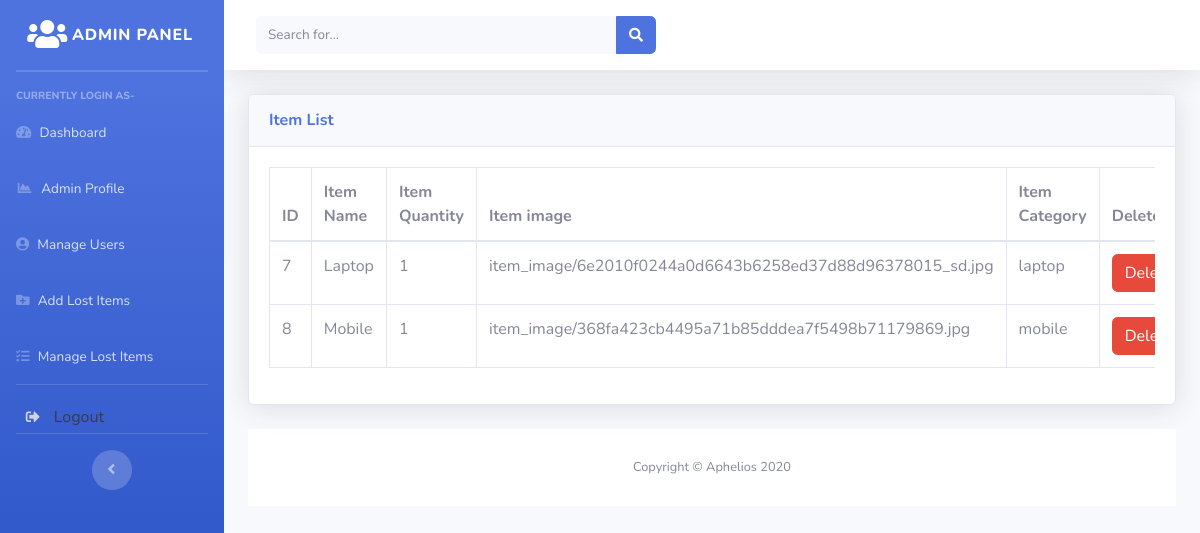
The page /admin/manageitem.php on the database its author committed.
### tables this page shows
CREATE TABLE `items` (
  `id` int(11) NOT NULL,
  `item_name` varchar(255) NOT NULL,
  `item_qty` int(255) NOT NULL,
  `item_image` varchar(255) NOT NULL,
  `item_category` varchar(60) NOT NULL
);

### admin/manageitem.php (the view, shortened to what this page needs)
<?php
include('includes/header.php');
include('includes/navbar.php');
?>
<div class="container-fluid">
<div class="card shadow mb-4">
  <div class="card-header py-3">
    <h6 class="m-0 font-weight-bold text-primary">Item List
    </h6>
  </div>
  <div class="card-body">
    <div class="table-responsive">
      <?php
          $connection = mysqli_connect("localhost","root","","adminpanel");
          $query = "SELECT *FROM items";
          $query_run = mysqli_query($connection,$query);
      ?>
      <table class="table table-bordered" id="dataTable" width="100%" cellspacing="0">
        <thead>
          <tr>
            <th>ID</th>
            <th>Item Name</th>
            <th>Item Quantity</th>
            <th>Item image</th>
            <th>Item Category</th>
            <th>Delete</th>
          </tr>
        </thead>
        <tbody>
        <?php
            if(mysqli_num_rows($query_run)>0)
            {
              while($row = mysqli_fetch_assoc($query_run))
              {
                  ?>
          <tr>
            <td><?php echo $row['id'];   ?></td>
            <td><?php echo $row['item_name'];   ?></td>
            <td><?php echo $row['item_qty'];   ?></td>
            <td><?php echo $row['item_image'];   ?></td>
            <td><?php echo $row['item_category'];   ?></td>
            <td>
                <form action="managecode.php" method="POST">
                  <button type="submit" name="delete_btn" class="btn btn-danger">Delete</button>
                </form>
            </td>
          </tr>
          <?php
              }
            }
            else{
              echo "No record Found";
            }
        ?>
        </tbody>
      </table>
    </div>
  </div>
</div>
<?php
include('includes/footer.php');
?>

### rows shown on the page
items: id "7", item_name "Laptop", item_qty "1", item_image "item_image/6e2010f0244a0d6643b6258ed37d88d96378015_sd.jpg", item_category "laptop"
items: id "8", item_name "Mobile", item_qty "1", item_image "item_image/368fa423cb4495a71b85dddea7f5498b71179869.jpg", item_category "mobile"
